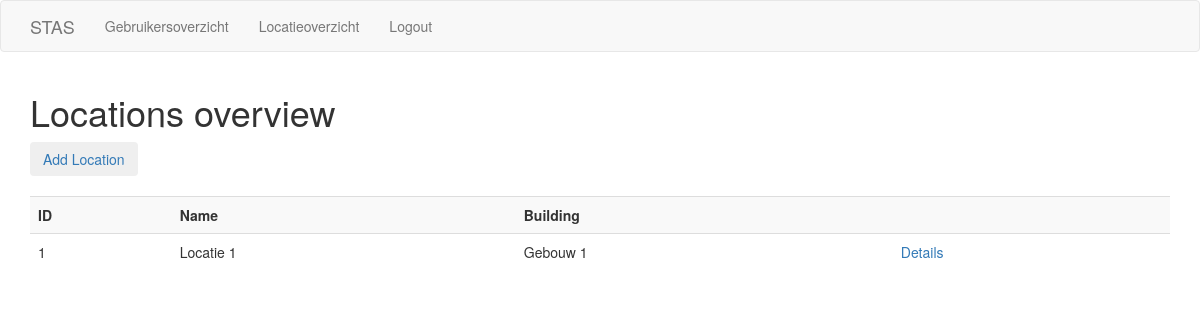
The page /admin/locations_overview (signed in) on the database its author committed.
### app/models.py (models this page shows, shortened)
class Location(UserMixin, db.Model):
    id = db.Column(db.Integer, primary_key=True)
    name = db.Column(db.String(128), index=True, unique=True)
    building = db.Column(db.String(128), index=True, unique=True)
    checkins = db.relationship('Checkin', backref='Location', lazy='dynamic')

### app/admin/routes.py (the view)
@bp.route('/admin/locations_overview', methods=['GET'])
@login_required
@admin_required
def locations():
    locations = Location.query.all()
    return render_template(
        'admin/locations_overview.html', title='Locations overview', locations=locations)

### app/admin/decorator.py (called while the page is built)
def admin_required(func):
    @wraps(func)
    def wrapper(*args, **kw):
        if not current_user.is_anonymous:
            if current_user.role == 'admin':
                return func(*args, **kw)
        else:
            if g.current_user.role == 'admin':
                return func(*args, **kw)
        abort(403)
    return wrapper

### app/models.py (called while the page is built)
@login_manager.user_loader
def load_user(id):
    return User.query.get(int(id))

### app/templates/admin/locations_overview.html
{% extends "base.html" %}
{% block app_content %}
<div id="overview">
    <a id="add-button" href="{{ url_for('admin.add_location') }}"><button type="button" class="btn btn-dark">{{ 'Add Location' }}</button></a><br><br>
    <table id="users" class="table table-striped">
        <tr id="header-row">
            <th>ID</th>
            <th>{{ 'Name' }}</th>
            <th>{{ 'Building' }}</th>
            <th></th>
        </tr>
        {% for location in locations %}
            <tr id="row">
                <td>{{ location.id }}</td>
                <td>{{ location.name }}</td>
                <td>{{ location.building }}</td>
                <td><a href="{{ url_for('main.index', location_id=location.id) }}">{{ 'Details' }}</a></td>
            </tr>
        {% endfor %}
    </table>
</div>
{% endblock %}

### rows shown on the page
Location: id "1", name "Locatie 1", building "Gebouw 1", value "Details"

### other values the page prints
{{ 'Gebruikersoverzicht' }} "Gebruikersoverzicht"
{{ 'Locatieoverzicht' }} "Locatieoverzicht"
{{ 'Logout' }} "Logout"
{{ title }} "Locations overview"
{{ 'Add Location' }} "Add Location"
{{ 'Name' }} "Name"
{{ 'Building' }} "Building"
